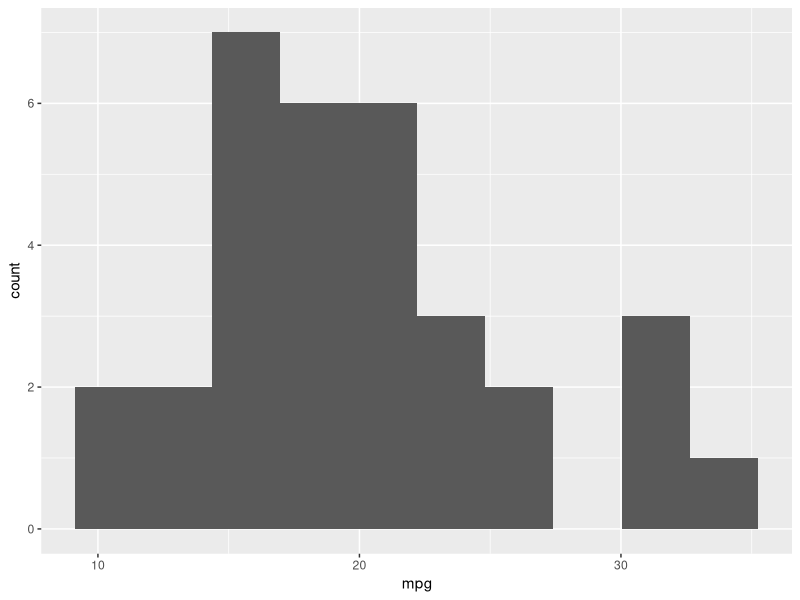
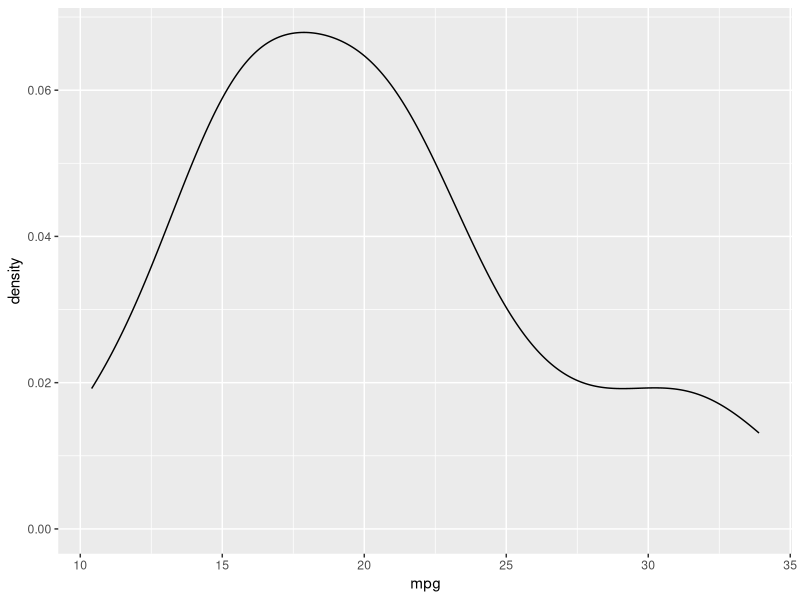
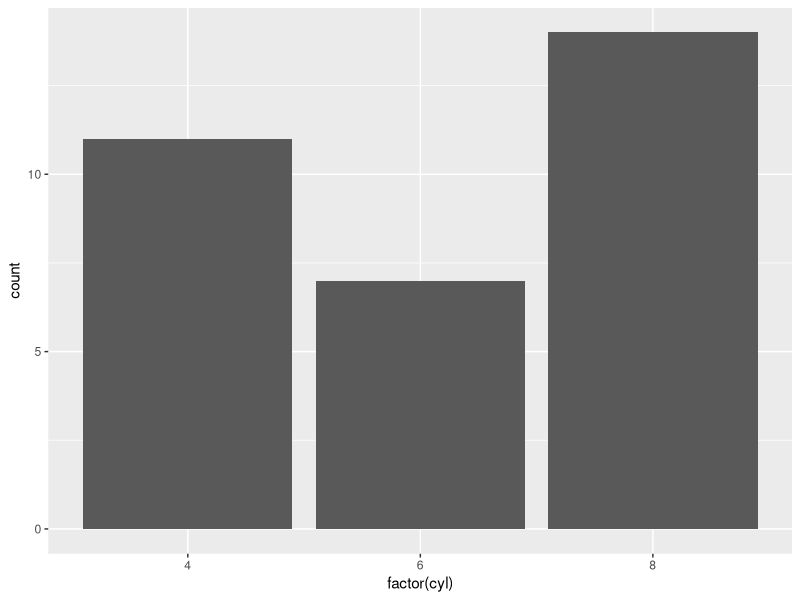
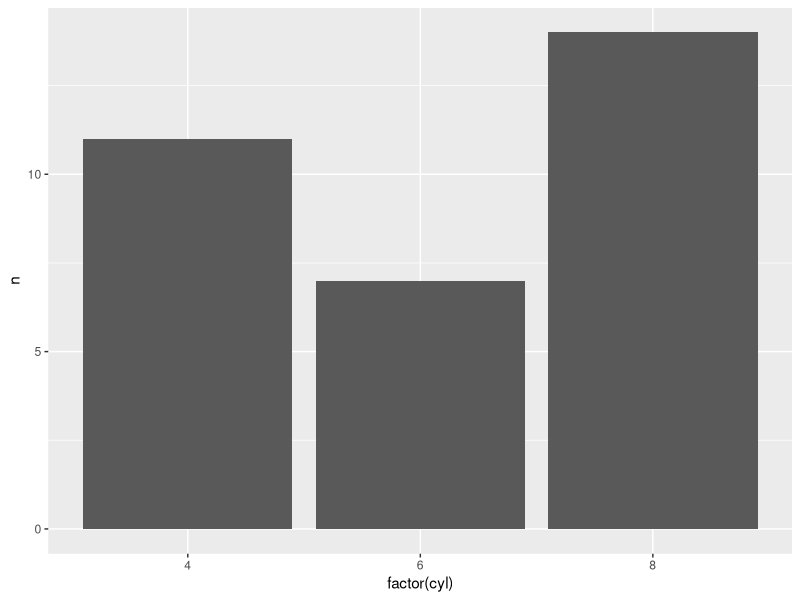
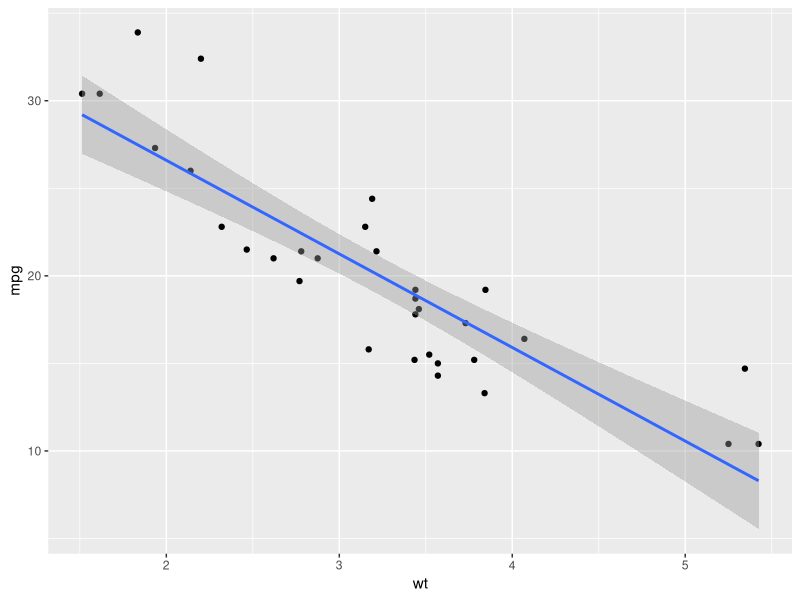
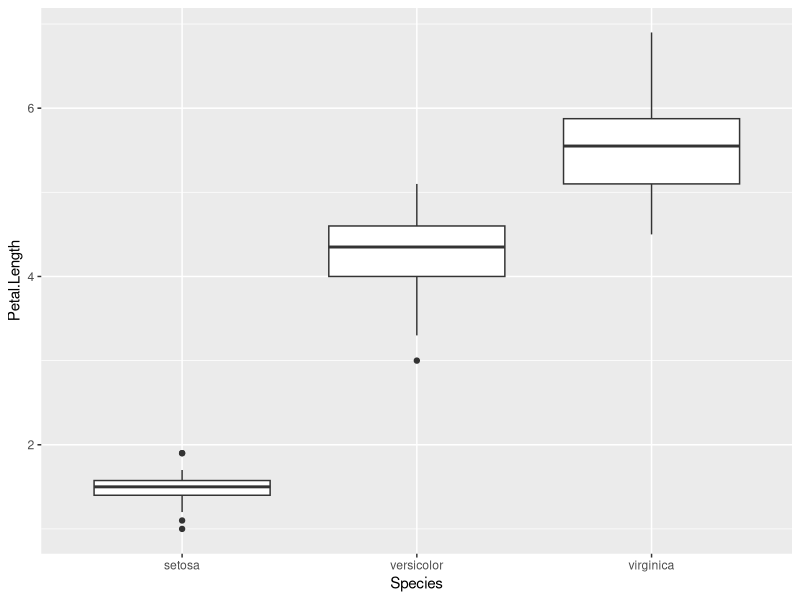
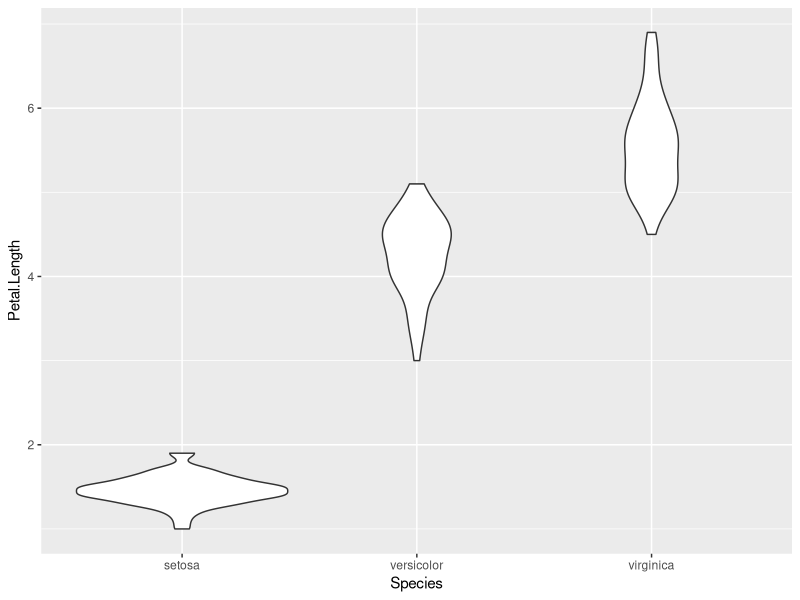
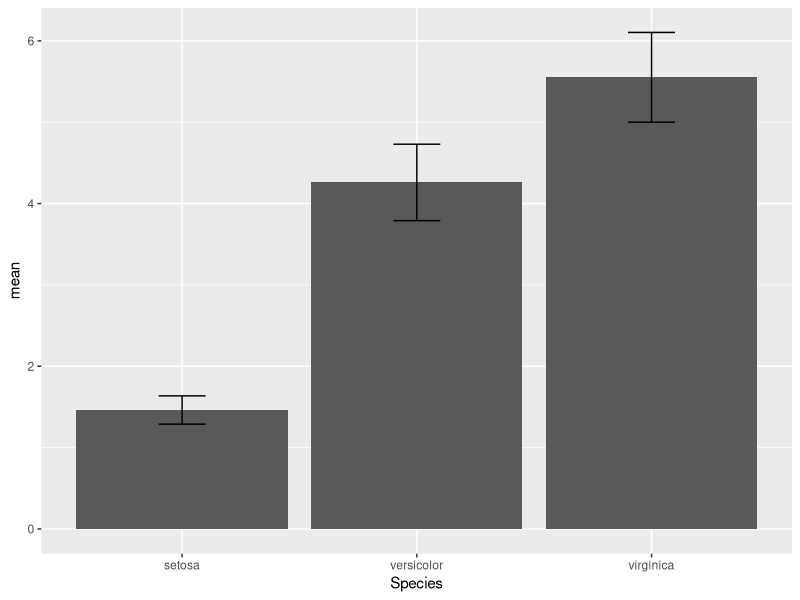

These charts were generated, in order, by the following R code:
## ---- chunk 1
knitr::opts_chunk$set(message = FALSE, warning = FALSE, fig.width = 6, fig.height = 3.5)
## ---- chunk 2
library(ggplot2)
library(dplyr)
## ---- chunk 3
ggplot(mtcars, aes(x = mpg)) + geom_histogram(bins = 10)
ggplot(mtcars, aes(x = mpg)) + geom_density()
## ---- chunk 4
ggplot(mtcars, aes(x = factor(cyl))) + geom_bar()       # R counts for me

cars_cyl <- mtcars %>% count(cyl)                       # I count with dplyr
ggplot(cars_cyl, aes(x = factor(cyl), y = n)) + geom_col()
## ---- chunk 5
ggplot(mtcars, aes(x = wt, y = mpg)) +
  geom_point() +
  geom_smooth(method = "lm")
## ---- chunk 6
ggplot(iris, aes(x = Species, y = Petal.Length)) + geom_boxplot()
ggplot(iris, aes(x = Species, y = Petal.Length)) + geom_violin()

petal <- iris %>%
  group_by(Species) %>%
  summarize(mean = mean(Petal.Length), sd = sd(Petal.Length))

ggplot(petal, aes(x = Species, y = mean)) +
  geom_col() +
  geom_errorbar(aes(ymin = mean - sd, ymax = mean + sd), width = 0.2)
## ---- chunk 7
ggplot(economics, aes(x = date, y = unemploy)) + geom_line()
ggplot(economics, aes(x = date, y = unemploy)) + geom_area()
## ---- chunk 8
cut_color <- diamonds %>% count(cut, color)
ggplot(cut_color, aes(x = cut, y = color, fill = n)) + geom_tile()
## ---- chunk 9
ggplot(mtcars, aes(x = wt, y = mpg)) +
  geom_point() +
  geom_hline(yintercept = mean(mtcars$mpg), linetype = "dashed") +
  geom_vline(xintercept = 3, colour = "red")
## ---- chunk 10
ggplot(mtcars, aes(x = wt, y = mpg)) +
  geom_point() +
  geom_smooth(method = "lm") +
  facet_wrap(~ cyl) +
  labs(title = "Weight and fuel use by number of cylinders",
       x = "Weight (1000 lbs)", y = "Miles per gallon")
